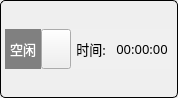
<?xml version="1.0" encoding="UTF-8"?>
<ui version="4.0">
 <class>TestSite</class>
 <widget class="QWidget" name="TestSite">
  <property name="geometry">
   <rect>
    <x>0</x>
    <y>0</y>
    <width>146</width>
    <height>98</height>
   </rect>
  </property>
  <property name="sizePolicy">
   <sizepolicy hsizetype="Expanding" vsizetype="Expanding">
    <horstretch>1</horstretch>
    <verstretch>1</verstretch>
   </sizepolicy>
  </property>
  <layout class="QGridLayout" name="gridLayout_4">
   <property name="leftMargin">
    <number>0</number>
   </property>
   <property name="topMargin">
    <number>0</number>
   </property>
   <property name="rightMargin">
    <number>0</number>
   </property>
   <property name="bottomMargin">
    <number>0</number>
   </property>
   <property name="spacing">
    <number>0</number>
   </property>
   <item row="0" column="0">
    <widget class="QGroupBox" name="groupBox">
     <property name="sizePolicy">
      <sizepolicy hsizetype="Expanding" vsizetype="Expanding">
       <horstretch>1</horstretch>
       <verstretch>1</verstretch>
      </sizepolicy>
     </property>
     <property name="font">
      <font>
       <family>微软雅黑</family>
       <pointsize>10</pointsize>
      </font>
     </property>
     <property name="styleSheet">
      <string notr="true">QGroupBox {
    border: 1px solid black;
    border-radius: 5px;
    padding-top: 4ex; /* 留出空间给标题 */
    margin-top: 3ex; /* 顶部外边距 */
}

QGroupBox::title {
    subcontrol-origin: border; /* 从边框开始计算 */
    subcontrol-position: top left; /* 标题位置在左上角 */
    padding: 3px; /* 标题内边距 */
    background-color: #88bef5; /* 标题背景颜色设置为蓝色 */
    color: #303a52; /* 标题文字颜色设置为白色 */
    border-radius: 5px; /* 标题圆角 */
    margin-left: 5px; /* 标题左边距 */
    margin-top: -3ex; /* 向上移动标题，使其最下端与边框重合 */
}</string>
     </property>
     <property name="title">
      <string/>
     </property>
     <layout class="QVBoxLayout" name="verticalLayout" stretch="2,8">
      <property name="spacing">
       <number>0</number>
      </property>
      <property name="leftMargin">
       <number>4</number>
      </property>
      <property name="topMargin">
       <number>0</number>
      </property>
      <property name="rightMargin">
       <number>4</number>
      </property>
      <property name="bottomMargin">
       <number>0</number>
      </property>
      <item>
       <layout class="QGridLayout" name="gridLayout">
        <property name="topMargin">
         <number>0</number>
        </property>
        <item row="0" column="0">
         <widget class="QLabel" name="statusLabel">
          <property name="sizePolicy">
           <sizepolicy hsizetype="Expanding" vsizetype="Expanding">
            <horstretch>1</horstretch>
            <verstretch>1</verstretch>
           </sizepolicy>
          </property>
          <property name="maximumSize">
           <size>
            <width>16777215</width>
            <height>40</height>
           </size>
          </property>
          <property name="font">
           <font>
            <family>微软雅黑</family>
            <pointsize>10</pointsize>
           </font>
          </property>
          <property name="styleSheet">
           <string>QLabel { background-color: gray; color: white; padding: 5px; }</string>
          </property>
          <property name="text">
           <string>空闲</string>
          </property>
          <property name="alignment">
           <set>Qt::AlignCenter</set>
          </property>
         </widget>
        </item>
        <item row="0" column="1">
         <widget class="QPushButton" name="pushButtonAction">
          <property name="sizePolicy">
           <sizepolicy hsizetype="Expanding" vsizetype="Expanding">
            <horstretch>1</horstretch>
            <verstretch>1</verstretch>
           </sizepolicy>
          </property>
          <property name="minimumSize">
           <size>
            <width>30</width>
            <height>30</height>
           </size>
          </property>
          <property name="maximumSize">
           <size>
            <width>40</width>
            <height>40</height>
           </size>
          </property>
          <property name="styleSheet">
           <string notr="true">border-image: url(:/acroViewTester/qrc/pics/startG.png);</string>
          </property>
          <property name="text">
           <string/>
          </property>
         </widget>
        </item>
        <item row="0" column="2">
         <widget class="QLabel" name="timeLabel_2">
          <property name="sizePolicy">
           <sizepolicy hsizetype="Fixed" vsizetype="Fixed">
            <horstretch>1</horstretch>
            <verstretch>1</verstretch>
           </sizepolicy>
          </property>
          <property name="maximumSize">
           <size>
            <width>40</width>
            <height>40</height>
           </size>
          </property>
          <property name="font">
           <font>
            <family>微软雅黑</family>
            <pointsize>10</pointsize>
           </font>
          </property>
          <property name="styleSheet">
           <string notr="true">background-color: #f0f0f0; padding: 5px;</string>
          </property>
          <property name="text">
           <string>时间:</string>
          </property>
          <property name="alignment">
           <set>Qt::AlignCenter</set>
          </property>
         </widget>
        </item>
        <item row="0" column="3">
         <widget class="QLabel" name="timeLabel">
          <property name="sizePolicy">
           <sizepolicy hsizetype="Preferred" vsizetype="Preferred">
            <horstretch>1</horstretch>
            <verstretch>1</verstretch>
           </sizepolicy>
          </property>
          <property name="maximumSize">
           <size>
            <width>16777215</width>
            <height>40</height>
           </size>
          </property>
          <property name="font">
           <font>
            <family>微软雅黑</family>
            <pointsize>10</pointsize>
           </font>
          </property>
          <property name="styleSheet">
           <string notr="true">background-color: #f0f0f0; padding: 5px;</string>
          </property>
          <property name="text">
           <string>00:00:00</string>
          </property>
          <property name="alignment">
           <set>Qt::AlignCenter</set>
          </property>
         </widget>
        </item>
       </layout>
      </item>
      <item>
       <layout class="QGridLayout" name="blocksLayout" rowstretch="0" rowminimumheight="0">
        <property name="leftMargin">
         <number>0</number>
        </property>
        <property name="topMargin">
         <number>0</number>
        </property>
        <property name="rightMargin">
         <number>0</number>
        </property>
        <property name="bottomMargin">
         <number>0</number>
        </property>
        <property name="spacing">
         <number>1</number>
        </property>
       </layout>
      </item>
     </layout>
    </widget>
   </item>
  </layout>
 </widget>
 <resources>
  <include location="acroViewTester.qrc"/>
 </resources>
 <connections/>
</ui>
